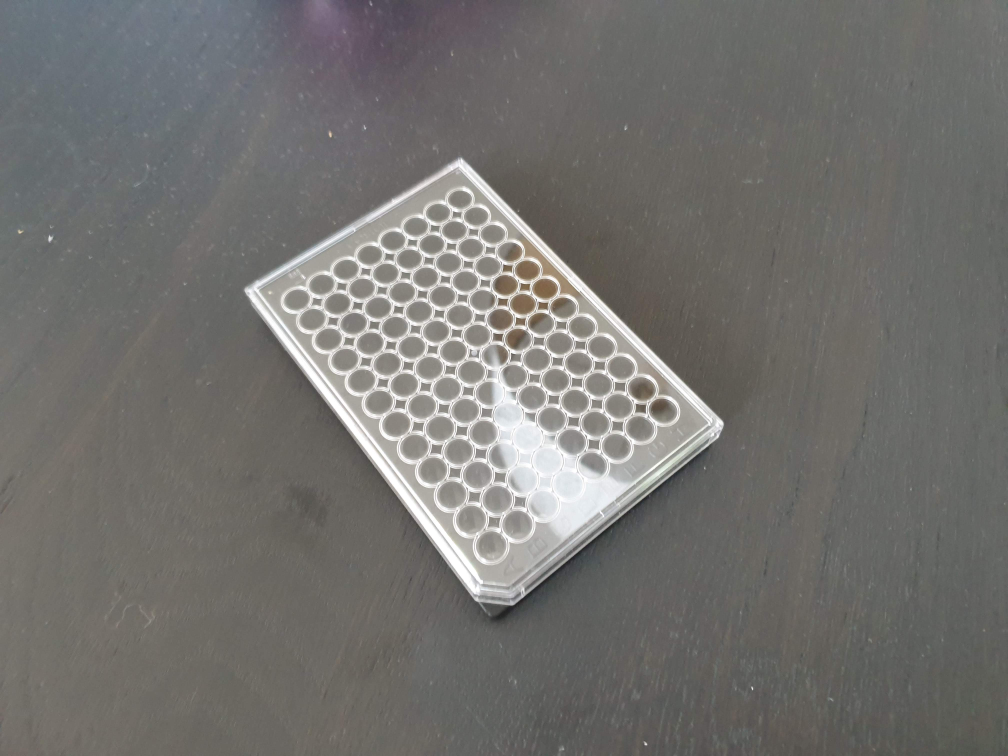
#> input picture 20200707_174026.jpg, 4032 x 3024 px (shown at 1/4 size)
$ python test.py
#> lines starting #> are read from the running program, lines starting #| are printed output that depends on the picture; after the words box and inside, x2 and y2 are one past the last pixel; in counts of white or black regions, pixels touching at a corner belong together
import numpy as np
import matplotlib.pyplot as plt
import cv2
import imutils

def line_intersect(Ax1, Ay1, Ax2, Ay2, Bx1, By1, Bx2, By2):
    """ returns a (x, y) tuple or None if there is no intersection """
    d = (By2 - By1) * (Ax2 - Ax1) - (Bx2 - Bx1) * (Ay2 - Ay1)
    if d:
        uA = ((Bx2 - Bx1) * (Ay1 - By1) - (By2 - By1) * (Ax1 - Bx1)) / d
        uB = ((Ax2 - Ax1) * (Ay1 - By1) - (Ay2 - Ay1) * (Ax1 - Bx1)) / d
    x = Ax1 + uA * (Ax2 - Ax1)
    y = Ay1 + uA * (Ay2 - Ay1)

    return x, y

def intersection(a1x, a1y, a2x, a2y, b1x, b1y, b2x, b2y):
    det = (b2y - b1y) * (a2x - a1x) - (b2x - b1x) * (a2y - a1y)
    if det:
        num = (a1x-b1x)*(b1y-b2y)-(a1y-b1y)*(b1x-b2x)
        den = (a1x-a2x)*(b1y-b2y)-(a1y-a2y)*(b1x-b2x)
        t = num/den

        num = (a1x-a2x)*(a1y-b1y)-(a1y-a2y)*(a1x-b1x)
        den = (a1x-a2x)*(b1y-b2y)-(a1y-a2y)*(b1x-b2x)
        u = num/den
    else:
        return

    return a1x + t*(a2x-a1x), a1y + t*(a2y-a1y)


# Open image and make copy of original
img = cv2.imread("20200707_174026.jpg")
#> img is the input picture: shape (3024, 4032, 3); mean B, G, R 111.4, 114.1, 115.4
orig = img.copy()
img = imutils.resize(img, height = 600)
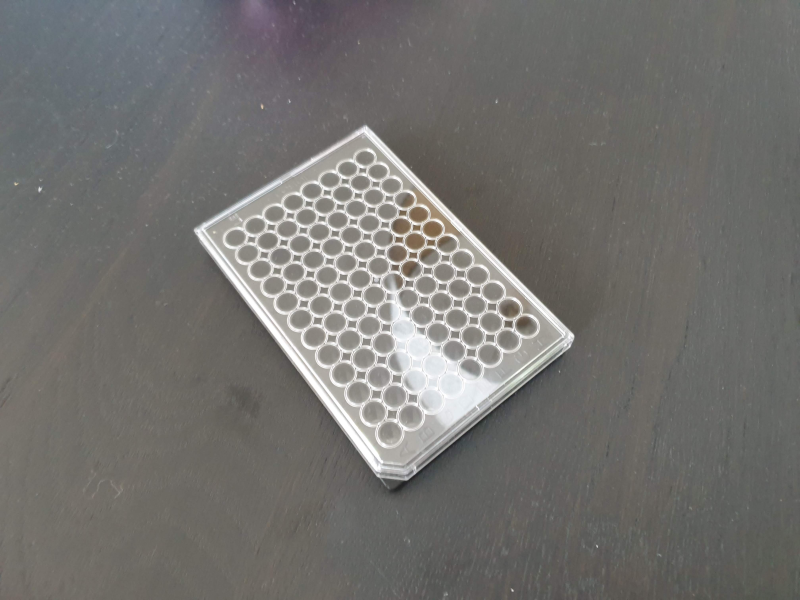
#> img: shape (600, 800, 3); mean B, G, R 111.4, 114.1, 115.4


# Convert to grayscale, remove high freq noise
gray = cv2.cvtColor(img, cv2.COLOR_BGR2GRAY)
gray = cv2.bilateralFilter(gray, 11, 17, 17)


# OTSU thresholding
(ret, thr) = cv2.threshold(gray, 0, 255, cv2.THRESH_OTSU)
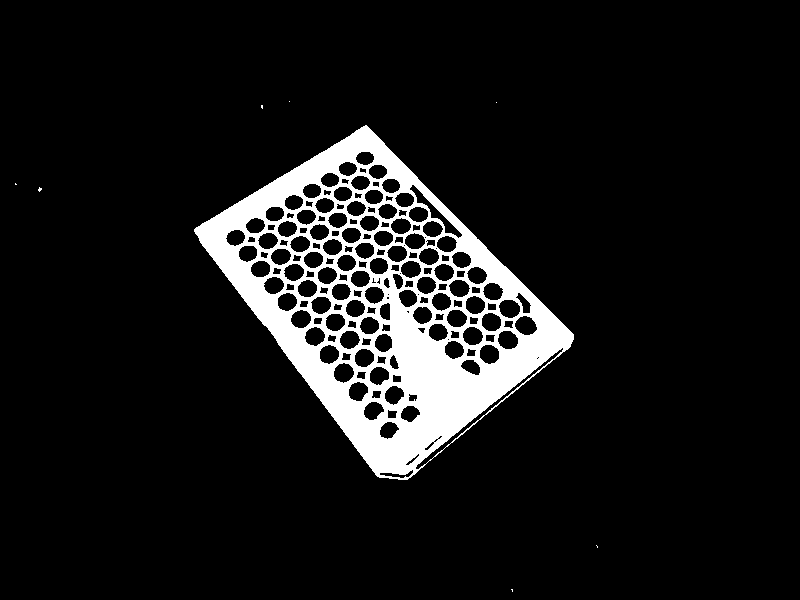
#> thr: shape (600, 800); 9.2% white; 8 white regions (7 under 20 px), largest, box (x1, y1, x2, y2) and area: (194, 125, 574, 480) 44337
#> ret = 153

# Adaptive Thresholding
thr2 = cv2.adaptiveThreshold(
    gray,
    255,
    cv2.ADAPTIVE_THRESH_MEAN_C,
    cv2.THRESH_BINARY,
    11,
    4
)
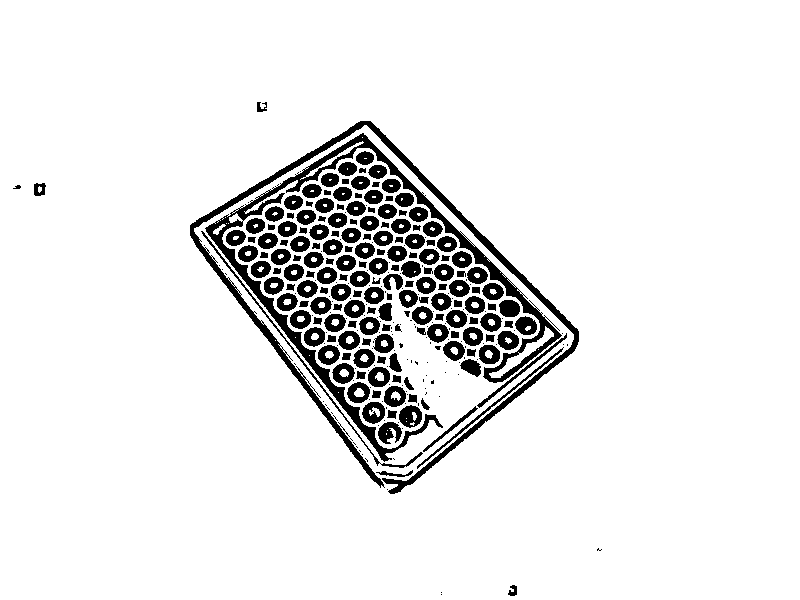
#> thr2: shape (600, 800); 91.4% white; 310 black regions (134 under 20 px), largest, box (x1, y1, x2, y2) and area: (205, 133, 562, 462) 7393, (190, 121, 579, 494) 6404, (201, 231, 423, 468) 671

# Canny edges
edges = cv2.Canny(gray, 100, 200)
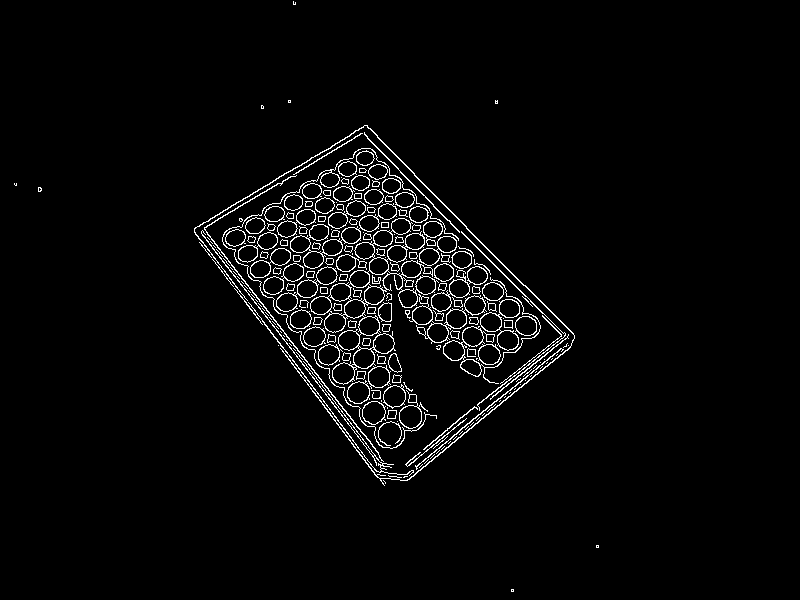
#> edges: shape (600, 800); 2.9% white in thin lines or dots, all inside (x1, y1, x2, y2) = (14, 1, 599, 592)


# Contours
cnts, hier = cv2.findContours(thr, cv2.RETR_TREE, cv2.CHAIN_APPROX_SIMPLE)
#> cnts = 190 contours, 23 with area under 20; largest, box (x1, y1, x2, y2) and area: (194, 125, 574, 480) 69235, (415, 347, 564, 470) 722, (409, 184, 463, 239) 512, (514, 315, 538, 336) 332, (498, 299, 521, 319) 324
cnt2 = cnts[0]
#> cnt2 = [[511, 589], [512, 590], [512, 591], [512, 589]]
area = 0
for cnt in cnts:
    if (cv2.contourArea(cnt) > area):
        area = cv2.contourArea(cnt)
        cnt2 = cnt
#> this loop made 190 passes
#> area on pass 5: 69235
#> cnt on passes 2, 4, 24, 25, 35: [[596, 545], [597, 546], [597, 547], [597, 546]], [[15, 183], [15, 184], [16, 184]], [[536, 358], [537, 357], [538, 358], [537, 359]], [[537, 357], [538, 356], [539, 357], [538, 358]], [[447, 339], [448, 338], [449, 339], [448, 340]]
#> after the loop, area = 69235; cnt2 = contour of 352 points, box (x1, y1, x2, y2) (194, 125, 574, 480), area 69235

# Approximation
epsilon = 0.01*cv2.arcLength(cnt2, True)
#> epsilon = 10.97
approx = cv2.approxPolyDP(cnt2, epsilon, True)
#> approx = [[365, 125], [194, 231], [375, 474], [407, 479], [573, 334]]

xs = []
ys = []

for vert in approx:
    xs.append(vert[0][0])
    ys.append(vert[0][1])
#> this loop made 5 passes
#> after the loop, xs = [365, 194, 375, 407, 573]; ys = [125, 231, 474, 479, 334]

shortest = 800
for i in range(len(xs)):
    distance = np.sqrt((xs[i-1]-xs[i])**2 + ys[i-1]-ys[i])
    if distance < shortest:
        shortest = distance
        corner = i-1
#> this loop made 5 passes
#> (distance, shortest) on passes 1, 2, 4: (208.5, 208.5), (170.7, 170.7), (31.92, 31.92)
#> distance on passes 3, 5: 180.3, 166.4
#> after the loop, corner = 2; shortest = 31.92

n = corner
#> n = 2
(a1x, a2x, b1x, b2x) = (xs[n-1], xs[n], xs[n+1], xs[n+2])
#> a1x = 194; a2x = 375; b1x = 407; b2x = 573
(a1y, a2y, b1y, b2y) = (ys[n-1], ys[n], ys[n+1], ys[n+2])
#> a1y = 231; a2y = 474; b1y = 479; b2y = 334

p1, p2 = intersection(a1x, a1y, a2x, a2y, b1x, b1y, b2x, b2y)
#> in intersection, `det = (b2y - b1y) * (a2x - a1x) - (b2x - b1x) * (a2y - a1y)`: det = -66583
#> in intersection, `num = (a1x-b1x)*(b1y-b2y)-(a1y-b1y)*(b1x-b2x)`: num = -72053
#> in intersection, `den = (a1x-a2x)*(b1y-b2y)-(a1y-a2y)*(b1x-b2x)`: den = -66583
#> in intersection, `t = num/den`: t = 1.08
#> in intersection, `num = (a1x-a2x)*(a1y-b1y)-(a1y-a2y)*(a1x-b1x)`: num = -6871
#> in intersection, `u = num/den`: u = 0.103
#> p1 = 389.9; p2 = 494
q1, q2 = xs[n-2], ys[n-2]
#> q1 = 365; q2 = 125

plt.plot(p1, p2, "o", linewidth=7, markersize=8)

plt.plot([a1x, b2x], [a1y, b2y], linewidth=2)
plt.plot([p1, q1], [p2, q2], linewidth=2)

# Add Contours to images
# cv2.drawContours(img, [cnt2], 0, (0,255,0), 9)
cv2.drawContours(img, [approx], 0, (255,0,0), 5)
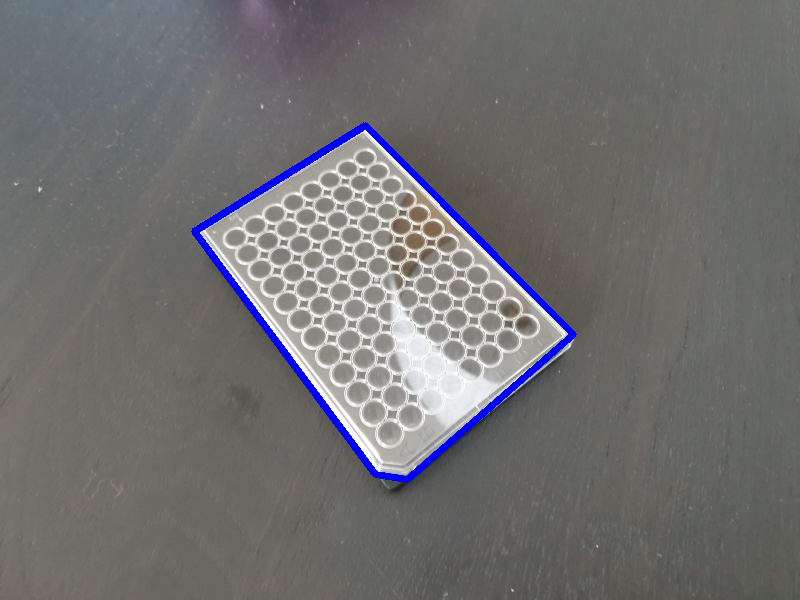
#> img: shape (600, 800, 3); 1.51% of pixels changed, all inside (x1, y1, x2, y2) = (191, 122, 577, 483)

# [5 lines of commented-out code are left out]
plt.imshow(img)
plt.show()
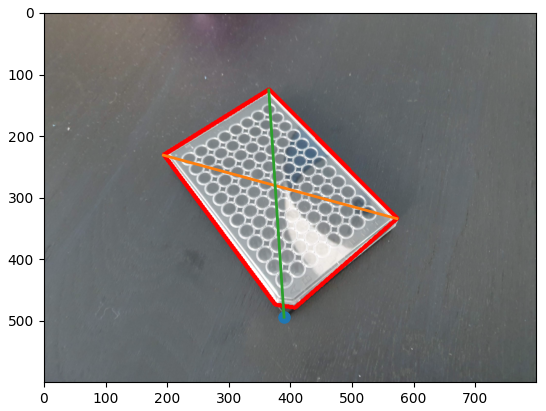
#> figure drawn by matplotlib, 1 panel; B, G, R data is drawn as R, G, B
